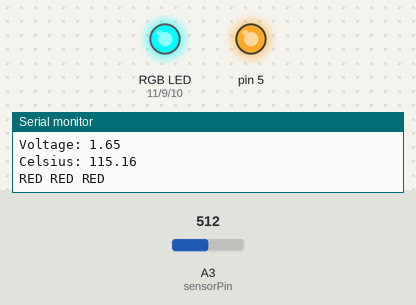
Bench run of a sketch on a simulated Arduino Uno, built with avr-gcc and run on an emulated ATmega328P. On the bench: an RGB LED mixed from three pins (HIGH = lit), output pins drawn as LEDs (lit = HIGH), the last lines printed to the serial monitor. The inputs (shaded band) are chosen by the test bench; at power-on: A3 (sensorPin) = 512.

Above: at 5.8 s.
5.9 s: A3 (sensorPin) set to 234
11.9 s: A3 (sensorPin) set to 207
At 15.7 s:
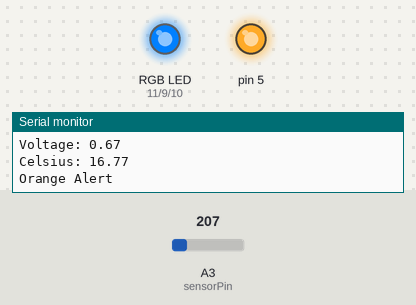
17.9 s: A3 (sensorPin) set to 179
At 20.7 s:
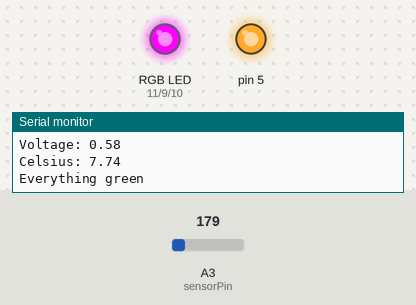
23.9 s: A3 (sensorPin) set to 166
29.9 s: A3 (sensorPin) set to 148
At 30.9 s:
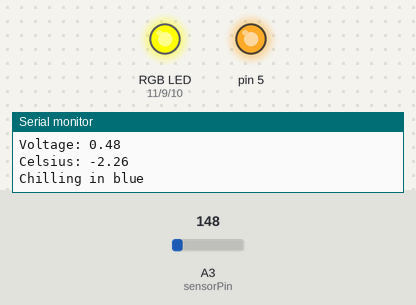
35.9 s: A3 (sensorPin) set to 306
At 40.9 s:
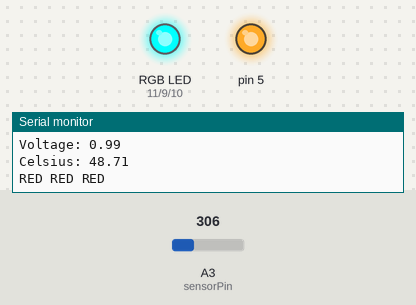
Timing chart, 0 to 42.4 s (numbered marks = the images above; inputs shaded):
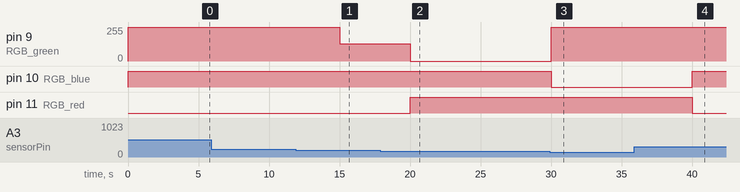

The sketch:

lilypad-sketch.ino
```cpp
// (licence header left out)
 int sensorPin = A3;
 int RGB_red = 11;
 int RGB_blue = 10;
 int RGB_green = 9;

 // Set temperature threshold variables to check against.
 int threshold_green =  0; // 0 degrees Celsius, LED will turn green
 int threshold_orange = 10; // 10 degrees Celsius, LED will turn orange
 int threshold_red =  20; // 20 degrees Celsius, LED will turn red

 // Length of time, LEDs will be turned on
 int wait = 5000;

void setup()
{
  // Set the temperature sensor pin as an INPUT:
  pinMode(sensorPin, INPUT);

  // Set RGB pins as OUTPUT:
  pinMode(RGB_red, OUTPUT);
  pinMode(RGB_green, OUTPUT);
  pinMode(RGB_blue, OUTPUT);

  //Set 5 as output
  pinMode(5, OUTPUT);
  digitalWrite(5, HIGH);

  // Initialize Serial for debugging, set the baud rate to 9600 bps.
  Serial.begin(9600);
}

void loop()
{
  long rawTemp;
  float voltage;
  float celsius;

  // Read the raw 0-1023 value of temperature into a variable.
  rawTemp = analogRead(sensorPin);

  // Calculate the voltage, based on that value.
  // Multiply by maximum voltage (3.3V) and divide by maximum ADC value (1023).
  voltage = rawTemp * (3.3 / 1023.0);

  // Calculate the celsius temperature, based on that voltage.
  celsius = (voltage - 0.5) * 100;

  // Print voltage reading and temp celsius to serial monitor for debugging
  Serial.print("Voltage: ");
  Serial.println(voltage);
  Serial.print("Celsius: ");
  Serial.println(celsius);

  // Check the temperature and colour the LED according to the temperature threshold
  if (celsius >= threshold_red) {
    analogWrite(RGB_blue, 255);
    analogWrite(RGB_green, 255);
    analogWrite(RGB_red, 0); // Turn the LED red
    Serial.println("RED RED RED");
    delay(wait);
  }
  else if (celsius >= threshold_orange) {
    analogWrite(RGB_blue, 255);
    analogWrite(RGB_green, 128);
    analogWrite(RGB_red, 0); // Turn the LED orange
    Serial.println("Orange Alert");
    delay(wait);
  }
  else if (celsius >= threshold_green)
  {
    analogWrite(RGB_blue, 255);
    analogWrite(RGB_green, 0); // Turn the LED green
    analogWrite(RGB_red, 255);
    Serial.println("Everything green");
    delay(wait);
  }
  else {
    analogWrite(RGB_blue, 0); // Turn the LED blue
    analogWrite(RGB_green, 255);
    analogWrite(RGB_red, 255);
    Serial.println("Chilling in blue");
    delay(wait);
  }
  Serial.println();
}
```

Measured:
- the behaviour switches between 218 and 217 on A3 (sensorPin) (found by bisection; images 0 and 1)
- the behaviour switches between 187 and 186 on A3 (sensorPin) (found by bisection; images 1 and 2)
- the behaviour switches between 155 and 154 on A3 (sensorPin) (found by bisection; images 2 and 3)
- after the input at 11.9 s, pin 9 (RGB_green): 255/255 → 128/255 after 3.1 s
- after the input at 17.9 s, pin 9 (RGB_green): 128/255 → 0/255 after 2.1 s; pin 11 (RGB_red): LOW → HIGH after 2.1 s
- after the input at 29.9 s, pin 9 (RGB_green): 0/255 → 255/255 after 0.11 s; pin 10 (RGB_blue): HIGH → LOW after 0.11 s
- after the input at 35.9 s, pin 10 (RGB_blue): LOW → HIGH after 4.1 s; pin 11 (RGB_red): HIGH → LOW after 4.1 s
